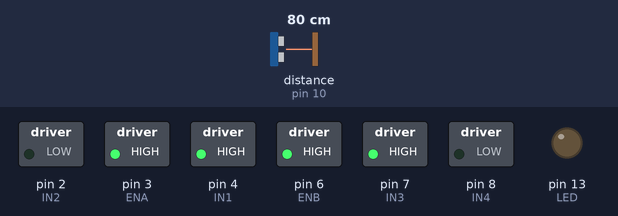
Simulated run of this sketch. Board: Arduino Uno, built with avr-gcc and run on an emulated ATmega328P. On the bench: switched loads named in the sketch (green lamp = pin HIGH), output pins drawn as LEDs (lit = HIGH). Wiring (inferred from the names in the program): ultrasonic range finder: trigger pin 9; echo pin 10. The inputs (shaded band) are chosen by the test bench; at power-on: distance to the obstacle (sensor on pin 10) 80 cm. The echo pulse lasts 58.3 µs per cm; pins used as bus, display or sensor lines are not drawn.

Above: at 1.2 s.
1.3 s: distance to the obstacle (sensor on pin 10) set to 36 cm
2.8 s: distance to the obstacle (sensor on pin 10) set to 29 cm
At 3.7 s:
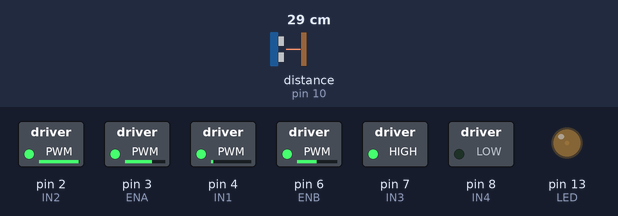
4.3 s: distance to the obstacle (sensor on pin 10) set to 35 cm
At 5.5 s:
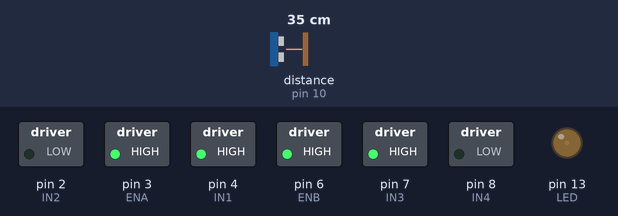
5.8 s: distance to the obstacle (sensor on pin 10) set to 9 cm
At 6.3 s:
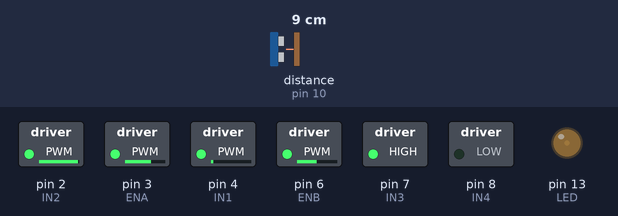
7.3 s: distance to the obstacle (sensor on pin 10) set to 250 cm
At 7.9 s:
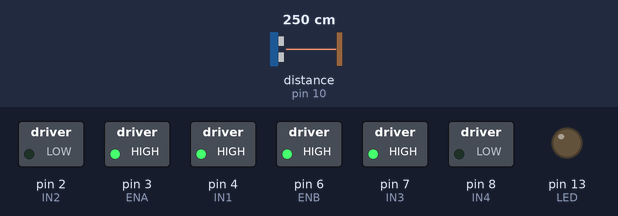
8.8 s: distance to the obstacle (sensor on pin 10) set to 27 cm
At 9.5 s:
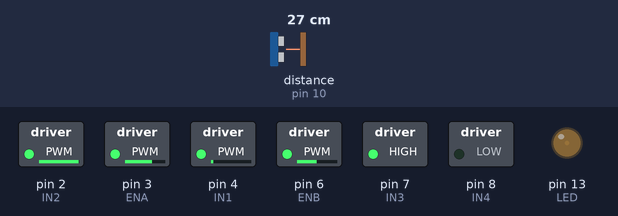
Timing chart, 0 to 11.3 s (numbered marks = the images above; inputs shaded):
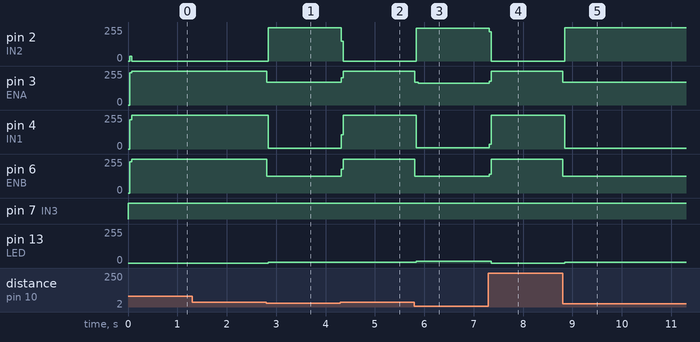

The sketch:

motortest3.ino
```cpp
#define IN1 4  // PD4
#define IN2 2  // PD2
#define ENA 3  // PD3
#define IN3 7  // PD7
#define IN4 8  // PD8
#define ENB 6  // PD6
#define LED 13 // Built-in LED

int motorSpeedA = 0;
int motorSpeedB = 0;
int trigPin = 9; //trigger
int echoPin =10; //echo
long duration, cm;
unsigned long previousMillis = 0;
long interval = 1; //interval at which scan milliseconds

void Stop() {
  digitalWrite(LED, HIGH);
  digitalWrite(IN1, HIGH);
  digitalWrite(IN2, LOW);
  digitalWrite(IN3, HIGH);
  digitalWrite(IN4, LOW);
  analogWrite(ENA, 0);
  analogWrite(ENB, 0);
  digitalWrite(LED, LOW);
}

void Forward() {
  // motor speed 100% 255 to 0% 0
  digitalWrite(LED, HIGH);
  digitalWrite(IN1, HIGH);
  digitalWrite(IN2, LOW);
  digitalWrite(IN3, HIGH);
  digitalWrite(IN4, LOW);
  analogWrite(ENA, 255);
  analogWrite(ENB, 255);
  digitalWrite(LED, LOW);
}

void Backward() {
  digitalWrite(LED, HIGH);
  digitalWrite(IN1, LOW);      // Backward direction (swap IN1/IN2 - IN3/IN4)
  digitalWrite(IN2, HIGH);
  digitalWrite(IN3, LOW);
  digitalWrite(IN4, HIGH);
  analogWrite(ENA, 255);
  analogWrite(ENB, 255);
  digitalWrite(LED, LOW);
}

void Right() {
  digitalWrite(LED, HIGH);
  digitalWrite(IN1, HIGH);      // Turn the motors' direction in to opposites
  digitalWrite(IN2, LOW);
  digitalWrite(IN3, LOW);
  digitalWrite(IN4, HIGH);
  analogWrite(ENA, 125);
  analogWrite(ENB, 170);
  digitalWrite(LED, LOW);
}

void Left() {
  digitalWrite(LED, HIGH);
  digitalWrite(IN1, LOW);
  digitalWrite(IN2, HIGH);
  digitalWrite(IN3, HIGH);
  digitalWrite(IN4, LOW);
  analogWrite(ENA, 170);
  analogWrite(ENB, 125);
  digitalWrite(LED, LOW);
}

// initializing pins
void setup() {
  //motor pins
  pinMode(IN1, OUTPUT);
  pinMode(IN2, OUTPUT);
  pinMode(IN3, OUTPUT);
  pinMode(IN4, OUTPUT);
  // PWM pins for motor speed
  pinMode(ENA, OUTPUT);
  pinMode(ENB, OUTPUT);
  // LED pin for indicator
  pinMode(LED, OUTPUT);

  // ultrasonic pins
  pinMode(trigPin, OUTPUT);
  pinMode(echoPin, INPUT);
}

void loop() {
  unsigned long currentMillis = millis();

  if (currentMillis - previousMillis >= interval)
  {
  // put your main code here, to run repeatedly:
  digitalWrite(trigPin, LOW);
  delayMicroseconds(5);
  digitalWrite(trigPin, HIGH);
  delayMicroseconds(10);
  digitalWrite(trigPin, LOW);

  pinMode(echoPin, INPUT);
  duration = pulseIn(echoPin, HIGH);

}
cm = (duration/2) / 29.1;
//cm is set at 1196 if no signal is received by the echopin due to one of the sensors being covered in a way that makes it impossible for the wave to go through
   if(cm > 30)
   {
    Forward();
    //stop digitalWrite(, LOW)
   }
   else
   {
    Stop();
    Left();

    //drive forward digitalWrite(,HIGH)

   }
   Serial.print(cm);
   Serial.print('\n');

}
```

Measured:
- the behaviour switches between 32 and 31 cm on distance to the obstacle (sensor on pin 10) (found by bisection; images 0 and 1)
- after the input at 1.3 s, every drawn part: stays the same
- after the input at 2.8 s, pin 2 (IN2): 0/255 → 251/255 at once; pin 3 (ENA): 255/255 → 170/255 at once; pin 4 (IN1): 255/255 → 4/255 at once; pin 6 (ENB): 255/255 → 125/255 at once; pin 13 (LED): 0/255 → 7/255 at once
- after the input at 4.3 s, pin 2 (IN2): 251/255 → 0/255 at once; pin 3 (ENA): 170/255 → 255/255 at once; pin 4 (IN1): 4/255 → 255/255 at once; pin 6 (ENB): 125/255 → 255/255 at once
- after the input at 5.8 s, pin 2 (IN2): 0/255 → 247/255 at once; pin 3 (ENA): 255/255 → 170/255 at once, → 164/255 0.08 s later; pin 4 (IN1): 255/255 → 8/255 at once; pin 6 (ENB): 255/255 → 125/255 at once; pin 13 (LED): 7/255 → 13/255 at once
- after the input at 7.3 s, pin 2 (IN2): 247/255 → 0/255 at once; pin 3 (ENA): 164/255 → 255/255 at once; pin 4 (IN1): 8/255 → 255/255 at once; pin 6 (ENB): 125/255 → 255/255 at once; pin 13 (LED): 13/255 → 0/255 after 0.06 s
- after the input at 8.8 s, pin 2 (IN2): 0/255 → 251/255 at once; pin 3 (ENA): 255/255 → 170/255 at once; pin 4 (IN1): 255/255 → 4/255 at once; pin 6 (ENB): 255/255 → 125/255 at once; pin 13 (LED): 0/255 → 7/255 at once
